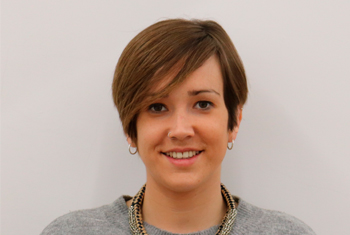
#> input picture helena.jpg, 350 x 235 px
$ jupyter execute 'Image Processing with OpenCV.ipynb'
#> lines starting #> are read from the running program, lines starting #| are printed output that depends on the picture
[cell 1]
#So to check if we have opencv installed we need to type
import cv2
import imgaug as ia

[cell 2]
# and now we can use this library to work with our videos or images.........

#Let's find a good image to work with that...

#So to read an image locally or on web we need the following method

img = cv2.imread("helena.jpg")
#> img is the input picture: shape (235, 350, 3); mean B, G, R 159.2, 169.8, 189.4
ia.imshow(img)
#> (this line was passed over: imgaug is not available in this run)
#Alright it appears that now we cannot read like that images from internet so I'm going to download it...

#cv2.waitKey(25)

[cell 3]
#So to print the dimentions of this image we perform the .shape like this...

print(img.shape[0:3])
#| (235, 350, 3)

[cell 4]
# We have width height and the channels, we are reading this image with RGB System

#To rotate the image we have to call the rotationMatrix method...

#I missed the width and height...

height,width = img.shape[0:2]
#> height = 235; width = 350

#So in this method the parameters are: (center,angle,scale), so we'll perform a rotation of 90 and the half of scale
rotationMatrix = cv2.getRotationMatrix2D((width/2, height/2),90, .5)

rotatedImage = cv2.warpAffine(img,rotationMatrix,(width,height))
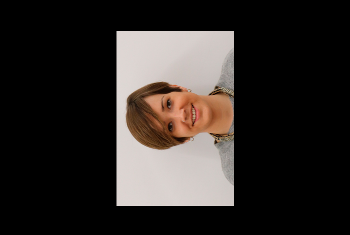
#> rotatedImage: shape (235, 350, 3); mean B, G, R 39.9, 42.5, 47.4

#And finally we have.........

ia.imshow(rotatedImage)
#> (this line was passed over: imgaug is not available in this run)

[cell 5]
# The next step is to Crop the image

startRow = int(height*.15)
#> startRow = 35
startCol = int(width*.15)
#> startCol = 52
endRow = int(height*.85)
#> endRow = 199
endCol = int(width*.85)
#> endCol = 297

[cell 6]
#Assign the sizes on an array

croppedImage = img[startRow:endRow,startCol:endCol]
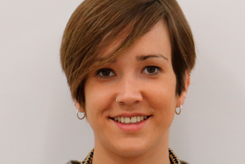
#> croppedImage: shape (164, 245, 3); mean B, G, R 133.7, 148.8, 177

[cell 7]
#So now we can visualize the image..

ia.imshow(img)
#> (this line was passed over: imgaug is not available in this run)
ia.imshow(croppedImage)
#> (this line was passed over: imgaug is not available in this run)

[cell 8]
# To resize the image we use resize() method..
newImg = cv2.resize(img,(0,0),fx=.75,fy=.75)

ia.imshow(newImg)
#> (this line was passed over: imgaug is not available in this run)

[cell 9]
#Let's put manually the values of rows and columns (height and width)

newImg = cv2.resize(img,(750,750))
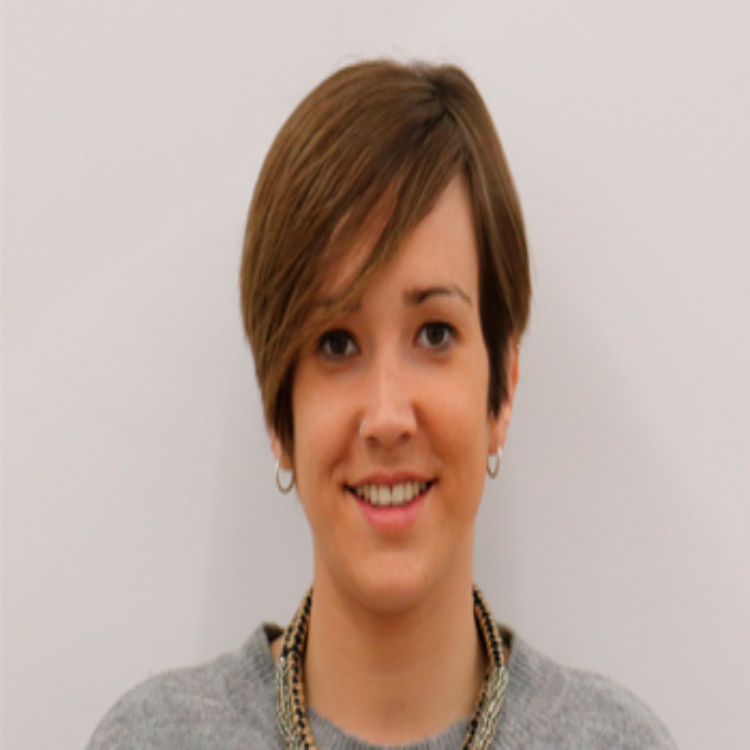
#> newImg: shape (750, 750, 3); mean B, G, R 159.1, 169.7, 189.3

ia.imshow(newImg)
#> (this line was passed over: imgaug is not available in this run)

[cell 10]
# to adjust the contrast we can use the AddWeighted method like this..
#import array handler

import numpy as np
contrast_img = cv2.addWeighted(img,2.5,np.zeros(img.shape,img.dtype),0,0)
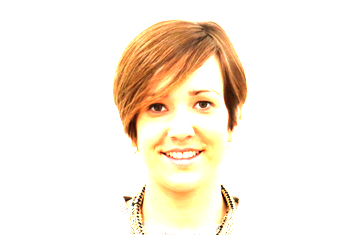
#> contrast_img: shape (235, 350, 3); mean B, G, R 225.3, 239, 248.9

ia.imshow(contrast_img)
#> (this line was passed over: imgaug is not available in this run)
